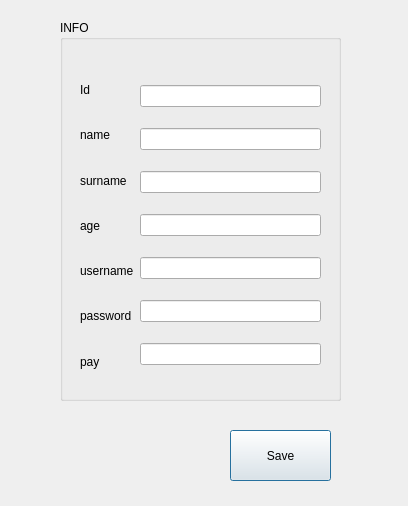
<?xml version="1.0" encoding="UTF-8"?>
<ui version="4.0">
 <class>Dialog</class>
 <widget class="QDialog" name="Dialog">
  <property name="geometry">
   <rect>
    <x>0</x>
    <y>0</y>
    <width>408</width>
    <height>506</height>
   </rect>
  </property>
  <property name="windowTitle">
   <string>Dialog</string>
  </property>
  <widget class="QGroupBox" name="groupBox">
   <property name="geometry">
    <rect>
     <x>60</x>
     <y>20</y>
     <width>281</width>
     <height>381</height>
    </rect>
   </property>
   <property name="title">
    <string>INFO</string>
   </property>
   <widget class="QWidget" name="">
    <property name="geometry">
     <rect>
      <x>20</x>
      <y>50</y>
      <width>241</width>
      <height>311</height>
     </rect>
    </property>
    <layout class="QHBoxLayout" name="horizontalLayout">
     <item>
      <layout class="QVBoxLayout" name="verticalLayout_2">
       <item>
        <widget class="QLabel" name="label">
         <property name="text">
          <string>Id</string>
         </property>
        </widget>
       </item>
       <item>
        <widget class="QLabel" name="label_2">
         <property name="text">
          <string>name</string>
         </property>
        </widget>
       </item>
       <item>
        <widget class="QLabel" name="label_3">
         <property name="text">
          <string>surname</string>
         </property>
        </widget>
       </item>
       <item>
        <widget class="QLabel" name="label_4">
         <property name="text">
          <string>age</string>
         </property>
        </widget>
       </item>
       <item>
        <widget class="QLabel" name="label_5">
         <property name="text">
          <string>username</string>
         </property>
        </widget>
       </item>
       <item>
        <widget class="QLabel" name="label_6">
         <property name="text">
          <string>password</string>
         </property>
        </widget>
       </item>
       <item>
        <widget class="QLabel" name="label_7">
         <property name="text">
          <string>pay</string>
         </property>
        </widget>
       </item>
      </layout>
     </item>
     <item>
      <layout class="QVBoxLayout" name="verticalLayout">
       <item>
        <widget class="QLineEdit" name="lineEdit"/>
       </item>
       <item>
        <widget class="QLineEdit" name="lineEdit_2"/>
       </item>
       <item>
        <widget class="QLineEdit" name="lineEdit_3"/>
       </item>
       <item>
        <widget class="QLineEdit" name="lineEdit_4"/>
       </item>
       <item>
        <widget class="QLineEdit" name="lineEdit_5"/>
       </item>
       <item>
        <widget class="QLineEdit" name="lineEdit_6"/>
       </item>
       <item>
        <widget class="QLineEdit" name="lineEdit_7"/>
       </item>
      </layout>
     </item>
    </layout>
   </widget>
  </widget>
  <widget class="QPushButton" name="pushButton">
   <property name="geometry">
    <rect>
     <x>230</x>
     <y>430</y>
     <width>101</width>
     <height>51</height>
    </rect>
   </property>
   <property name="text">
    <string>Save</string>
   </property>
  </widget>
  <widget class="QLabel" name="label_8">
   <property name="geometry">
    <rect>
     <x>70</x>
     <y>430</y>
     <width>131</width>
     <height>51</height>
    </rect>
   </property>
   <property name="text">
    <string/>
   </property>
  </widget>
 </widget>
 <resources/>
 <connections/>
</ui>
